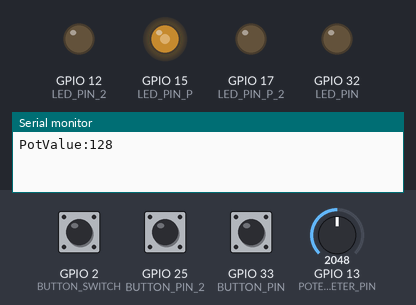
Bench run of a sketch on a simulated ESP32. Shown: output pins drawn as LEDs (lit = HIGH), the last lines printed to the serial monitor. Inputs (shaded band) come from the test bench; at power-on: GPIO 2 (BUTTON_SWITCH) HIGH, GPIO 25 (BUTTON_PIN_2) HIGH, GPIO 33 (BUTTON_PIN) HIGH, GPIO 13 (POTENTIOMETER_PIN) = 2048.

Above: at 1.2 s.
1.3 s: GPIO 2 (BUTTON_SWITCH) pulled LOW for 0.15 s
At 1.7 s:
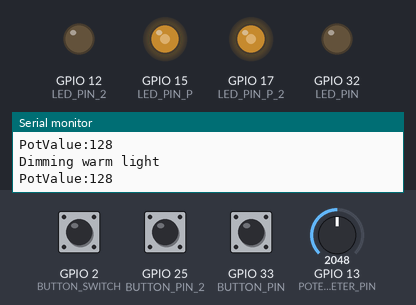
2.9 s: GPIO 25 (BUTTON_PIN_2) pulled LOW for 0.15 s
At 3.8 s:
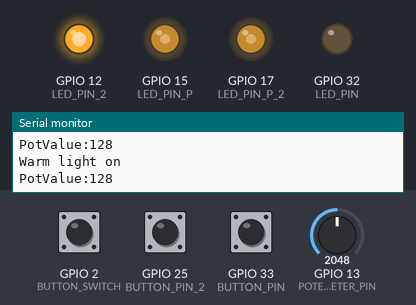
4.5 s: GPIO 33 (BUTTON_PIN) pulled LOW for 0.15 s
At 5.1 s:
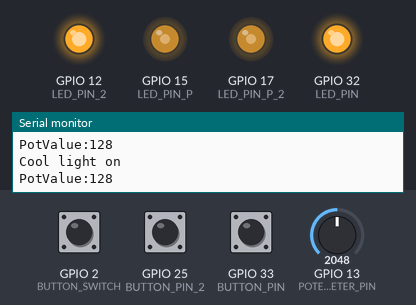
6.1 s: GPIO 13 (POTENTIOMETER_PIN) set to 1228
At 6.9 s:
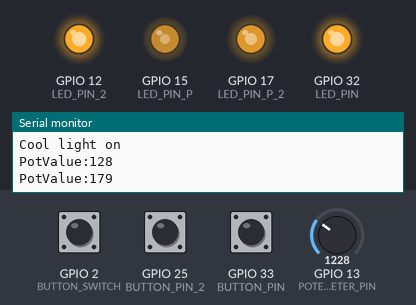
7.6 s: GPIO 2 (BUTTON_SWITCH) pulled LOW for 1 s
At 9.1 s:
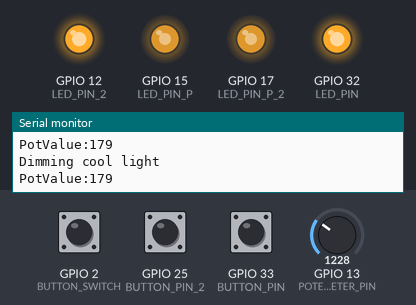
10.1 s: GPIO 25 (BUTTON_PIN_2) pulled LOW for 1 s
At 10.5 s:
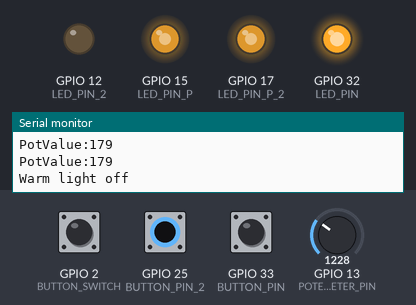
Timing chart, 0 to 13.1 s (numbered marks = the images above; inputs shaded):
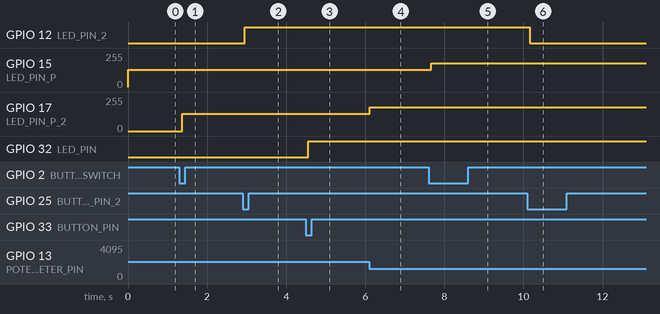

Measured:
- after the input at 1.3 s, GPIO 17 (LED_PIN_P_2): 0/255 → 128/255 after 0.07 s
- after the input at 2.9 s, GPIO 12 (LED_PIN_2): LOW → HIGH after 0.06 s
- after the input at 4.5 s, GPIO 32 (LED_PIN): LOW → HIGH after 0.06 s
- after the input at 6.1 s, GPIO 17 (LED_PIN_P_2): 128/255 → 179/255 at once
- after the input at 7.6 s, GPIO 15 (LED_PIN_P): 128/255 → 179/255 after 0.07 s
- after the input at 10.1 s, GPIO 12 (LED_PIN_2): HIGH → LOW after 0.06 s

The sketch:

mod_2.ino
```cpp
/*
 * This ESP32 code is created by esp32io.com
 *
 * This ESP32 code is released in the public domain
 *
 * For more detail (instruction and wiring diagram), visit https://esp32io.com/tutorials/esp32-button-toggle-led
 */

#define BUTTON_PIN  33 // ESP32 pin GPIO18, which connected to button
#define LED_PIN     32 // ESP32 pin GPIO21, which connected to led

#define BUTTON_PIN_2  25 // ESP32 pin GPIO18, which connected to button
#define LED_PIN_2     12 // ESP32 pin GPIO21, which connected to led

#define POTENTIOMETER_PIN  13
#define LED_PIN_P          15
#define LED_PIN_P_2        17

#define BUTTON_SWITCH  2

// variables will change:
int led_state = LOW;    // the current state of LED
int button_state;       // the current state of button
int last_button_state;  // the previous state of button

int led_state_2 = LOW;    // the current state of LED
int button_state_2;       // the current state of button
int last_button_state_2;  // the previous state of button

int last_brightness;

int button_state_switch;
int last_button_state_switch;

unsigned long lastDebounceTime = 0;  // the last time the output pin was toggled
unsigned long debounceDelay = 50;    // the debounce time; increase if the output flickers

int led_pin_switch = LED_PIN_P;

void setup() {
  Serial.begin(9600);                // initialize serial

  pinMode(BUTTON_PIN, INPUT_PULLUP); // set ESP32 pin to input pull-up mode
  pinMode(BUTTON_PIN_2, INPUT_PULLUP); // set ESP32 pin to input pull-up mode
  pinMode(BUTTON_SWITCH, INPUT_PULLUP); // set ESP32 pin to input pull-up mode

  pinMode(LED_PIN, OUTPUT);          // set ESP32 pin to output mode
  pinMode(LED_PIN_2, OUTPUT);          // set ESP32 pin to output mode
  pinMode(LED_PIN_P, OUTPUT);

  button_state = digitalRead(BUTTON_PIN);
  button_state_2 = digitalRead(BUTTON_PIN_2);
  button_state_switch = digitalRead(BUTTON_SWITCH);
}

void loop() {
  int reading = digitalRead(BUTTON_PIN);
  int reading_2 = digitalRead(BUTTON_PIN_2);
  int reading_switch = digitalRead(BUTTON_SWITCH);

  // If the switch changed, due to noise or pressing:
  if ((reading != last_button_state) || (reading_2 != last_button_state_2) || (reading_switch != last_button_state_switch)) {
    // reset the debouncing timer
    lastDebounceTime = millis();
  }

  // reads the input on analog pin A0 (value between 0 and 4095)
  int analogValue = analogRead(POTENTIOMETER_PIN);

  // scales it to brightness (value between 0 and 255)
  int brightness = map(analogValue, 0, 4095, 255, 0);

  analogWrite(led_pin_switch, brightness);

  if ((brightness - last_brightness) > 1 || (brightness - last_brightness) < -1 || (reading_switch != last_button_state_switch) || (reading != last_button_state) || (reading_2 != last_button_state_2)){
    Serial.print("PotValue:");
    Serial.println(brightness);
    last_brightness = brightness;
  }
  if ((millis() - lastDebounceTime) > debounceDelay) {
    // whatever the reading is at, it's been there for longer than the debounce
    // delay, so take it as the actual current state:

    // if the button state has changed:
    if (reading != button_state) {
      button_state = reading;

      // only toggle the LED if the new button state is LOW
      if (button_state == LOW) {
        // Serial.println("The button is pressed");
        led_state = !led_state;
        if (led_state == LOW) {
          Serial.println("Cool light off");
        } else {
          Serial.println("Cool light on");
        }
        digitalWrite(LED_PIN, led_state);
      }
    }

    if (reading_2 != button_state_2) {
      button_state_2 = reading_2;

      // only toggle the LED if the new button state is LOW
      if (button_state_2 == LOW) {
        // Serial.println("The button 2 is pressed");
        led_state_2 = !led_state_2;
        if (led_state_2 == LOW) {
          Serial.println("Warm light off");
        } else {
          Serial.println("Warm light on");
        }
        digitalWrite(LED_PIN_2, led_state_2);
      }
    }

    if (reading_switch != button_state_switch) {
      button_state_switch = reading_switch;

      // only toggle the LED if the new button state is LOW
      if (button_state_switch == LOW) {
        // Serial.println("The button switch is pressed");
        if (led_pin_switch == LED_PIN_P_2) {
          led_pin_switch = LED_PIN_P;
          Serial.println("Dimming cool light");
        } else {
          led_pin_switch = LED_PIN_P_2;
          Serial.println("Dimming warm light");
        }

        // led_state_2 = !led_state_2;
        // digitalWrite(LED_PIN_2, led_state_2);
      }
    }
  }

  // save the reading. Next time through the loop, it'll be the lastButtonState:
  last_button_state = reading;
  last_button_state_2 = reading_2;
  last_button_state_switch = reading_switch;
  delay(10);
}
```
